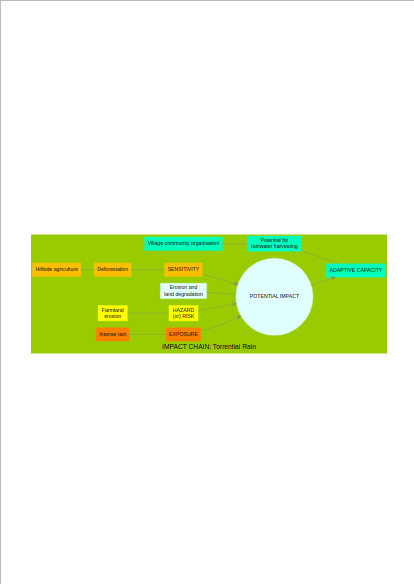

R code for this plot:
## Impact chain
## load library 
library(DiagrammeR)

# create directional graph

DiagrammeR::grViz("
                  digraph impactchain{
graph [ layout = dot, 
        rankdir = LR, 
        label='IMPACT CHAIN: Torrential Rain', 
        fontname = Arial,
        fontsize =18, 
        labelloc='b',
        bgcolor ='#99CC00',
        start = 11]
node [shape =rectangle, style=filled, color=gray, fontname = Arial]

  1 [label='EXPOSURE', color='#ff8000'] ### something
  1.1 [label='Intense rain', color='#ff8000']
  3 [label='SENSITIVITY', color='#ffbf00']
  3.1 [label='Deforestation', color='#ffbf00' ]
  3.2 [label='Hillside agriculture', color='#ffbf00']
  4 [label='ADAPTIVE CAPACITY', color='#00ffbf']
  4.1 [label='Potential for \n rainwater harvesting', color='#00ffbf']
  4.2 [label='Village community organisation', color='#00ffbf']
  5 [shape = circle, label='POTENTIAL IMPACT', color='#E0FFFF']
  5.1 [label='Erosion and \n land degradation', color='#E0FFFF']
  2 [label='HAZARD \n (or) RISK', color='#ffff00']
  2.1 [label='Farmland \n erosion', color='#ffff00']
  
 edge [arrowhead=none, color='#808080']
  1.1 -> 1 
  2.1 -> 2 
  5.1 -> 5 
  3.2 -> 3.1 -> 3 
  4.2 -> 4.1 -> 4
  
  edge [arrowhead=vee, color='#808080']
  1 -> 5
  2 -> 5
  3 -> 5
  5 -> 4 
} 
")
